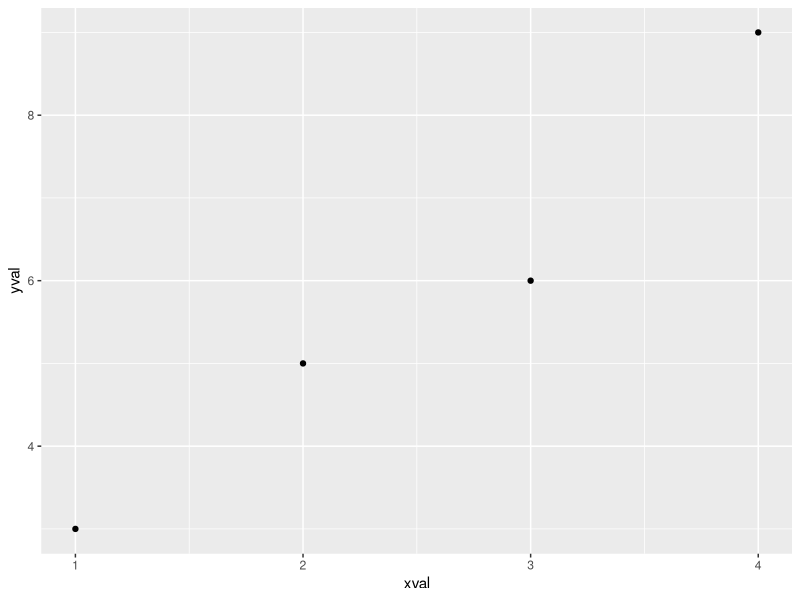
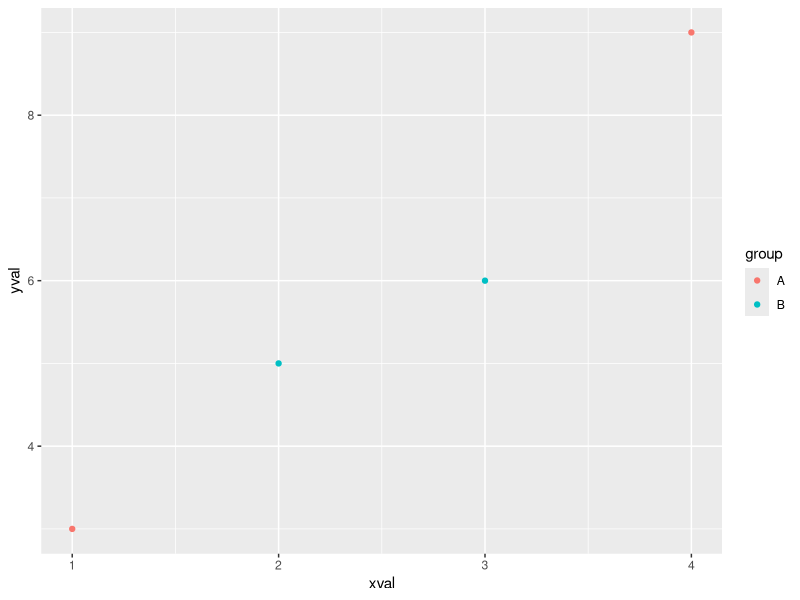
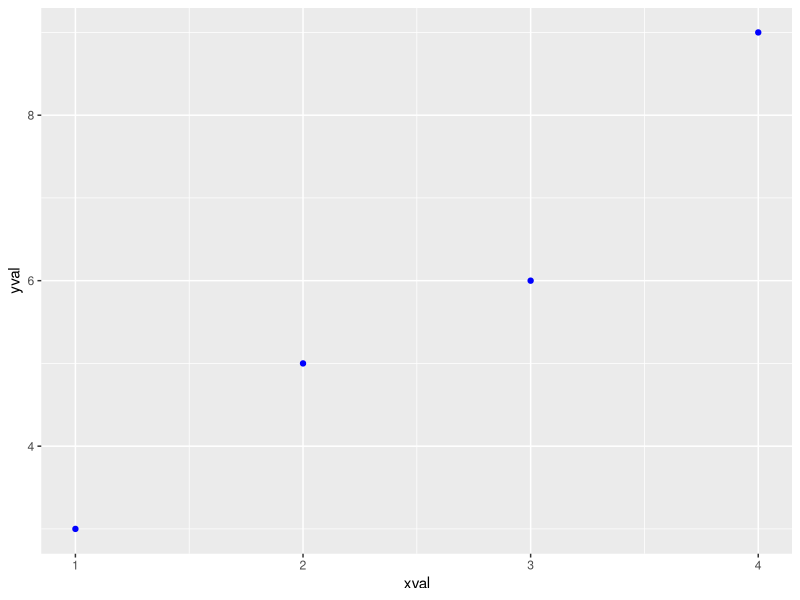
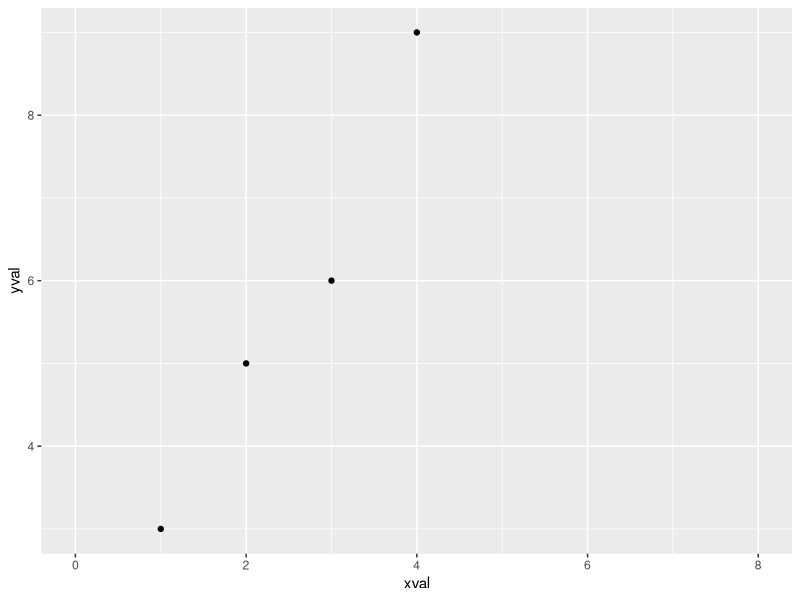
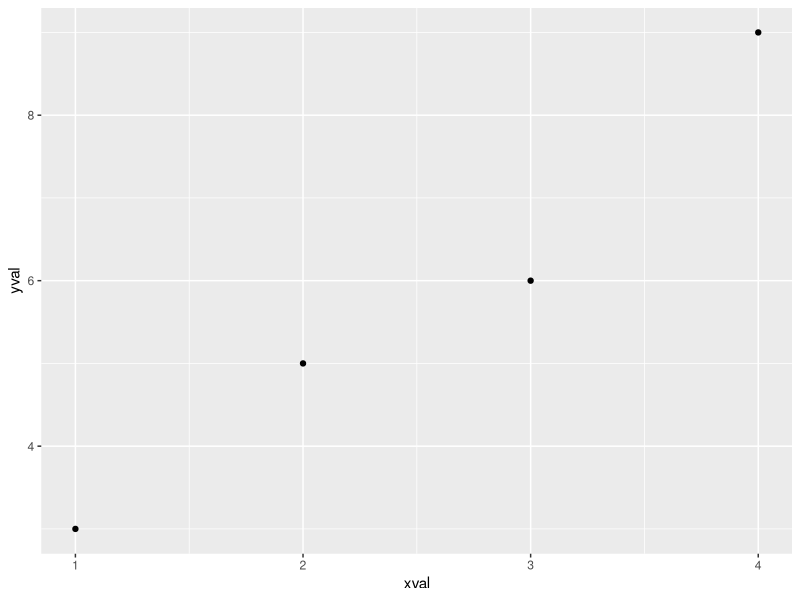
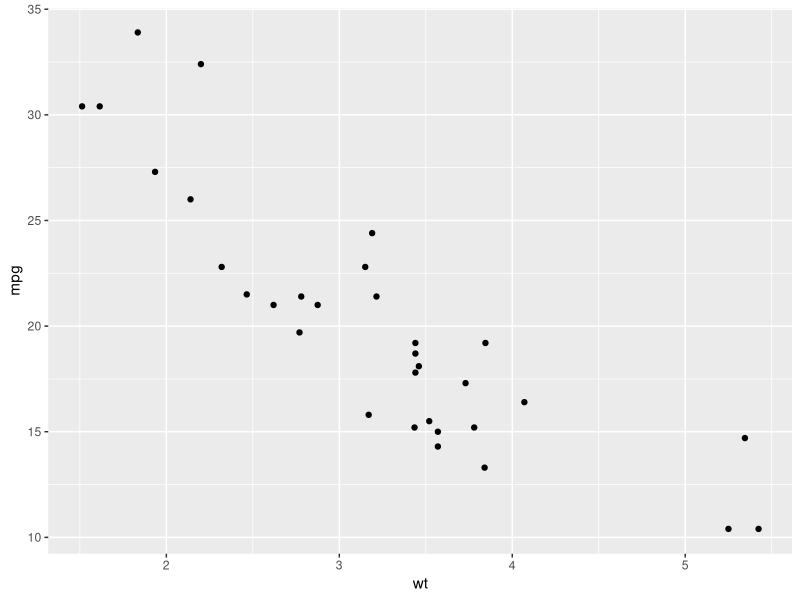
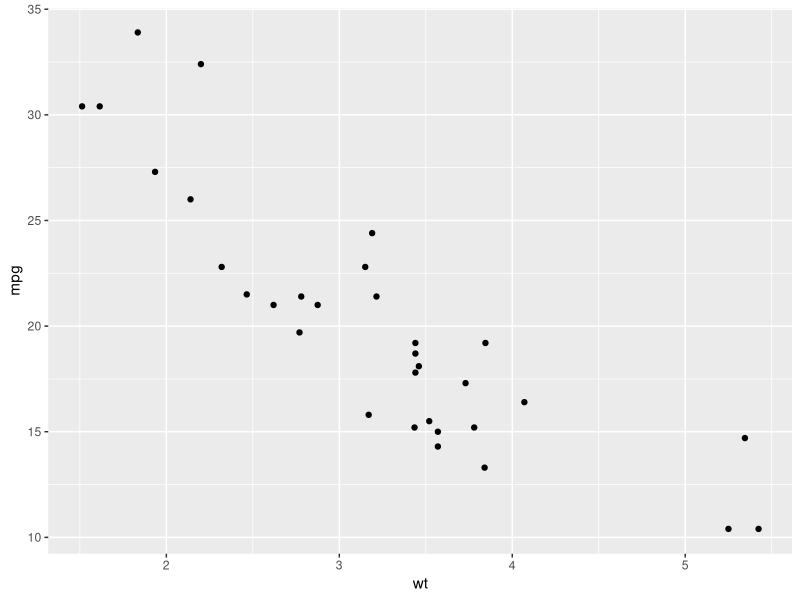
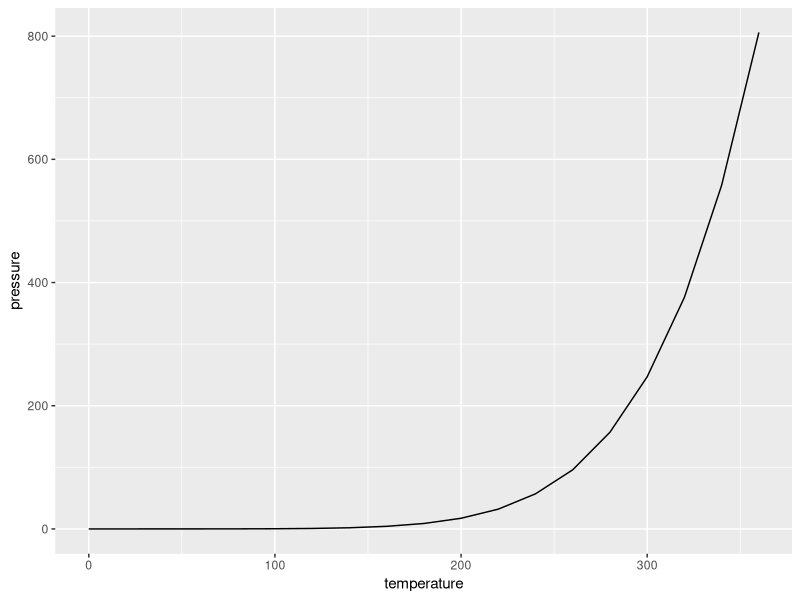

Generate these figures, in order, with R: (Note: this script raises an error after producing the figures.)
library(ggplot2)
library(reshape2)
library(plyr)

### introduction
dat <- data.frame(xval=1:4, yval=c(3,5,6,9), group=c("A","B","B","A"))
p <- ggplot(dat, aes(x=xval, y=yval))
p + geom_point()
p + geom_point(aes(color=group)) # colour by group
p + geom_point(colour="blue") # specify colour
p + geom_point() + scale_x_continuous(limit=c(0,8)) # change x range
p + geom_point() + scale_colour_manual(values=c("red","blue"))

### quick data exploration
## scatter plot
qplot(wt, mpg, data=mtcars)
ggplot(mtcars, aes(x=wt, y=mpg)) + geom_point()

## line chart
qplot(temperature, pressure, data=pressure, geom="line")
ggplot(pressure, aes(x=temperature, y=pressure)) + geom_line()

qplot(temperature, pressure, data=pressure, geom=c("line","point"))
ggplot(pressure, aes(x=temperature, y=pressure)) + geom_line() + geom_point()

## bar graph
BOD <- mutate(BOD, Time=as.factor(Time))
names(BOD) <- tolower(names(BOD))

qplot(time, demand, data=BOD, geom="bar", stat="identity")
ggplot(BOD, aes(x=time, y=demand)) + geom_bar(stat="identity")

qplot(cyl, data=mtcars) # numeric <- display all values inbetween
qplot(factor(cyl), data=mtcars) # factor <- display only if count > 0
ggplot(mtcars, aes(x=factor(cyl))) + geom_bar()

## histogram
qplot(mpg, data=mtcars, binwidth=4) # default: binwidth = range/30
ggplot(mtcars, aes(x=mpg)) + geom_histogram(binwidth=4)

## box plot
tooth <- mutate(ToothGrowth, inter = interaction(supp, dose))

qplot(supp, len, data=tooth, geom="boxplot")
ggplot(tooth, aes(x=supp, y=len)) + geom_boxplot()

qplot(inter, len, data=tooth, geom="boxplot")
ggplot(tooth, aes(x=inter, y=len)) + geom_boxplot()

## function curve
myFun <- function(var) { 1/(1 + exp(-var + 10)) }

qplot(c(0, 20), fun=myFun, stat="function", geom="line")
ggplot(data.frame(x=c(0, 20)), aes(x=x)) + stat_function(fun=myFun, geom="line")




